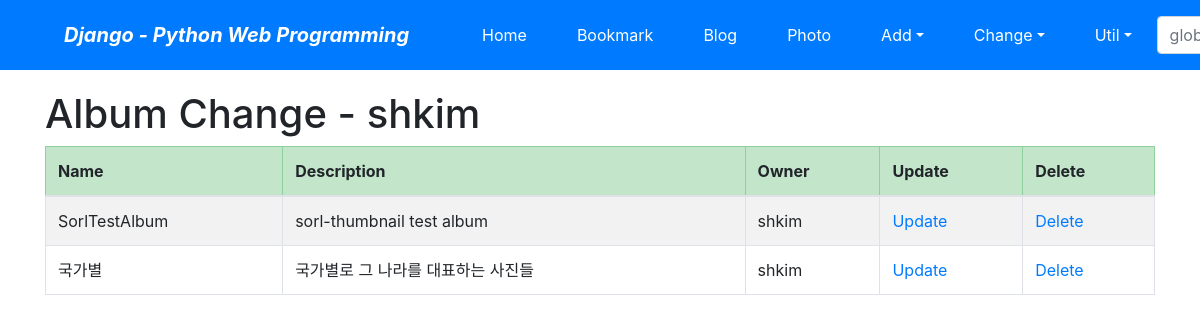
The page /photo/album/change/ (signed in) on the database its author committed.
### photo/models.py (models this page shows, shortened)
class Album(models.Model):
    name = models.CharField('NAME', max_length=30)
    description = models.CharField('One Line Description', max_length=100, blank=True)
    owner = models.ForeignKey('auth.User', on_delete=models.CASCADE, verbose_name='OWNER', blank=True, null=True)
    class Meta:
        ordering = ('name',)

### photo/views.py (the view)
# urls.py: path('album/change/', views.AlbumChangeLV.as_view(), name='album_change'),
class AlbumChangeLV(LoginRequiredMixin, ListView):
    model = Album
    template_name = 'photo/album_change_list.html'
    def get_queryset(self):
        return Album.objects.filter(owner=self.request.user)

### photo/templates/photo/album_change_list.html (shortened to what this page needs)
{% extends "base.html" %}
{% block content %}
    <h1>Album Change - {{user}}</h1>
    <table class="table table-striped table-bordered table-condensed">
        <thead>
        <tr class="table-success">
            <th>Name</th>
            <th>Description</th>
            <th>Owner</th>
            <th>Update</th>
            <th>Delete</th>
        </tr>
        </thead>
        <tbody>
        {% for item in object_list %}
        <tr>
            <td>{{ item.name }}</td>
            <td>{{ item.description }}</td>
            <td>{{ item.owner }}</td>
            <td><a href="{% url 'photo:album_update' item.id %}">Update</a></td>
            <td><a href="{% url 'photo:album_delete' item.id %}">Delete</a></td>
        </tr>
        {% endfor %}
        </tbody>
    </table>
{% endblock %}

### rows shown on the page
Album: name "SorlTestAlbum", description "sorl-thumbnail test album", owner "shkim"
Album: name "국가별", description "국가별로 그 나라를 대표하는 사진들", owner "shkim"

### other values the page prints
{{ user }} "shkim"
